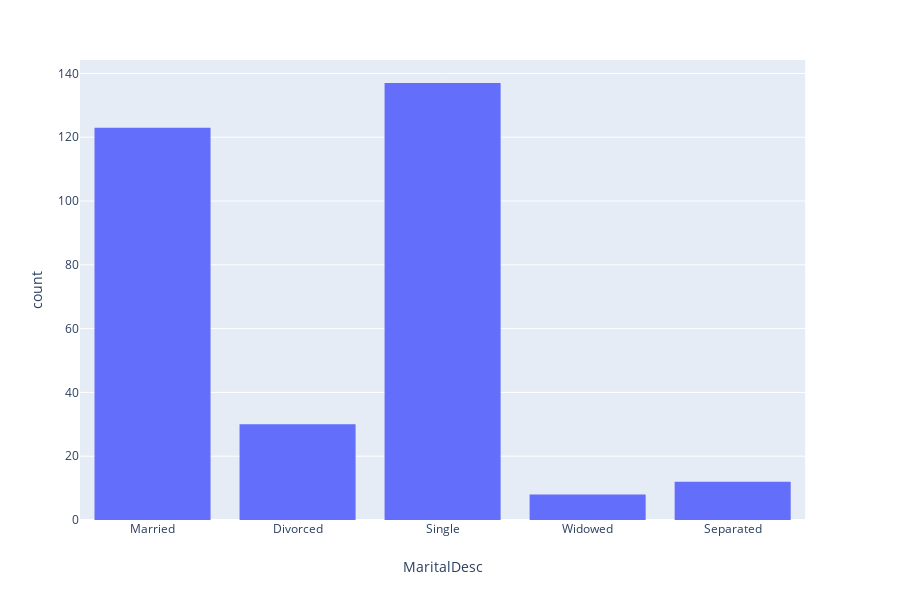

Notebook source saved alongside this figure:
### Code cell
# Estado civil
px.histogram(df_pd, x="MaritalDesc")

### Figure 1 — Plotly figure (JSON) as saved in the notebook; plotly's stock layout.template omitted (floating-point values rounded to 4 significant figures; data arrays with more than 128 entries replaced by an {"elided": "..."} marker saying what was removed)
{"data": [{"alignmentgroup": "True", "bingroup": "x", "hoverlabel": {"namelength": 0}, "hovertemplate": "MaritalDesc=%{x}<br>count=%{y}", "legendgroup": "", "marker": {"color": "#636efa"}, "name": "", "offsetgroup": "", "orientation": "v", "showlegend": false, "type": "histogram", "x": {"elided": "310 str values"}, "xaxis": "x", "yaxis": "y"}], "layout": {"barmode": "relative", "height": 600, "legend": {"tracegroupgap": 0}, "margin": {"t": 60}, "xaxis": {"anchor": "y", "domain": [0, 0.98], "title": {"text": "MaritalDesc"}}, "yaxis": {"anchor": "x", "domain": [0, 1], "title": {"text": "count"}}}}
